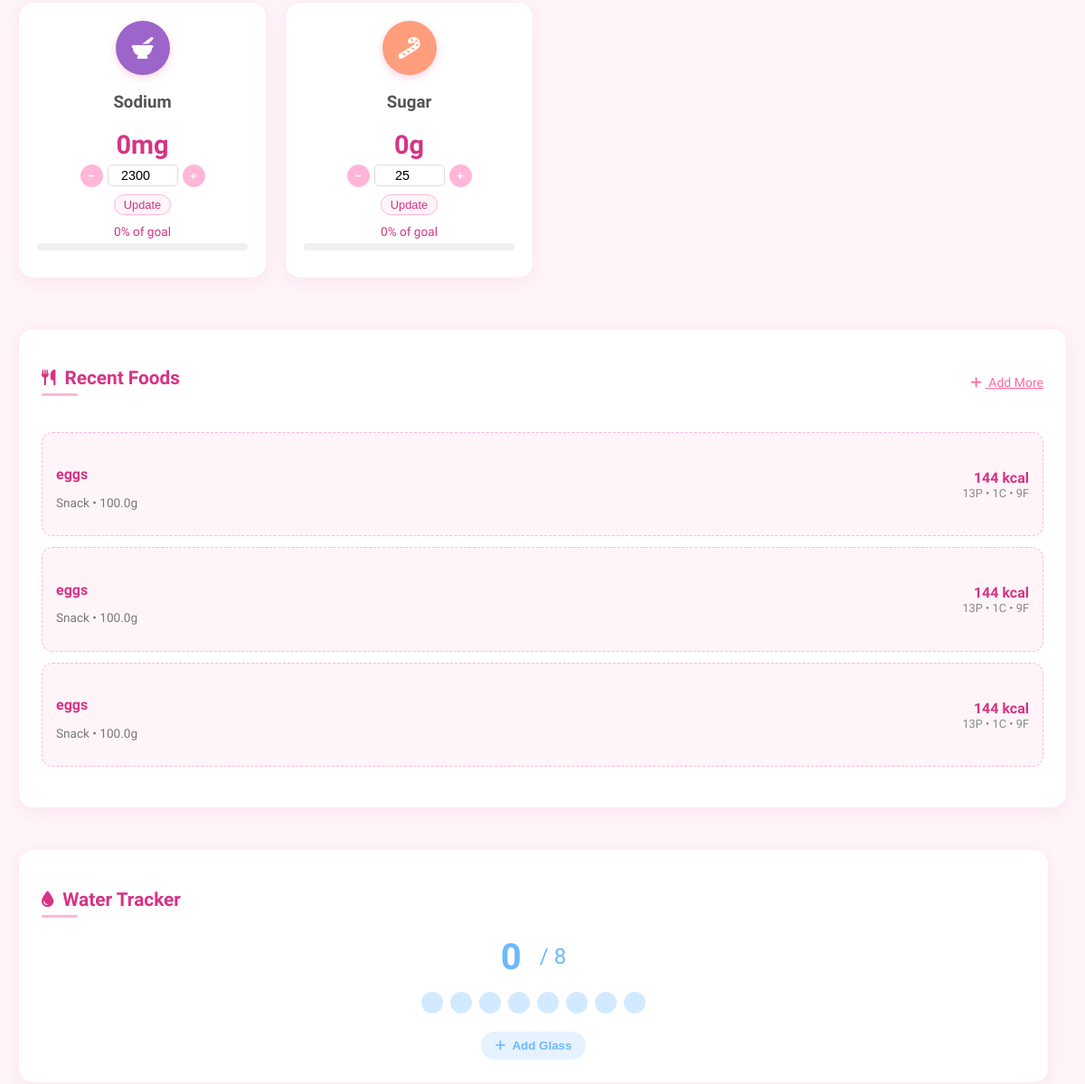
The page /dashboard/ (signed in, middle part) on the database as committed earlier.
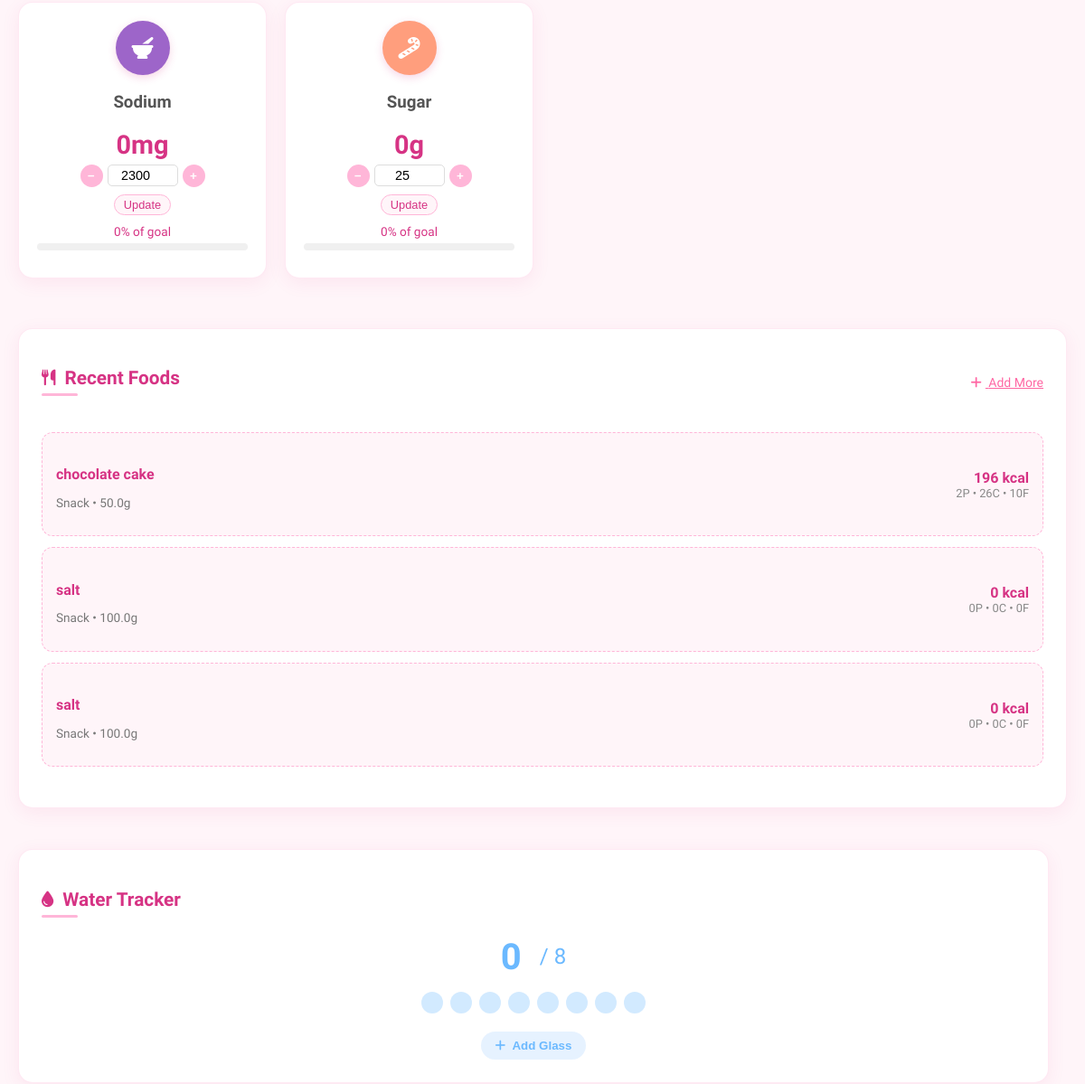
The same page on the database as committed later.
### counter/models.py (models this page shows, shortened)
class FoodLog(models.Model):
    user = models.ForeignKey(settings.AUTH_USER_MODEL, on_delete=models.CASCADE)
    food_name = models.CharField(max_length=255)
    calories = models.FloatField()
    protein = models.FloatField()
    carbs = models.FloatField()
    fat = models.FloatField()
    sodium = models.PositiveIntegerField(default=0)
    sugar = models.PositiveIntegerField(default=0)
    amount = models.FloatField(help_text="Amount in grams")
    meal_time = models.CharField(max_length=20, choices=MEAL_TIME_CHOICES, default='snack')
    date = models.DateTimeField(auto_now_add=True)
    class Meta:
        ordering = ['-date']
        verbose_name = 'Food Log'
        verbose_name_plural = 'Food Logs'

### counter/views.py (the view)
# urls.py: path('dashboard/', views.dashboard_view, name='dashboard'),
@login_required
def dashboard_view(request):
    today = timezone.now().date()
    foods = FoodLog.objects.filter(user=request.user, date__date=today)
    water_intakes = WaterIntake.objects.filter(user=request.user, date__date=today)
    totals = {
        'calories': sum(f.calories for f in foods),
        'protein': sum(f.protein for f in foods),
        'carbs': sum(f.carbs for f in foods),
        'fat': sum(f.fat for f in foods),
        'sodium': sum(f.sodium for f in foods),
        'sugar': sum(f.sugar for f in foods),
        'water': water_intakes.count()
    }
    try:
        profile = request.user.profile
        goals = {
            'calories': profile.calorie_goal,
            'protein': profile.protein_goal,
            'carbs': profile.carb_goal,
            'fat': profile.fat_goal,
            'sodium': profile.sodium_goal,
            'sugar': profile.sugar_goal
        }
    except:
        goals = {
            'calories': 2000,
            'protein': 50,
            'carbs': 300,
            'fat': 70,
            'sodium': 2300,
            'sugar': 25
        }
    percentages = {
        'calories': min(100, int((totals['calories'] / goals['calories']) * 100)) if goals['calories'] else 0,
        'protein': min(100, int((totals['protein'] / goals['protein']) * 100)) if goals['protein'] else 0,
        'carbs': min(100, int((totals['carbs'] / goals['carbs']) * 100)) if goals['carbs'] else 0,
        'fat': min(100, int((totals['fat'] / goals['fat']) * 100)) if goals['fat'] else 0,
        'sodium': min(100, int((totals['sodium'] / goals['sodium']) * 100)) if goals['sodium'] else 0,
        'sugar': min(100, int((totals['sugar'] / goals['sugar']) * 100)) if goals['sugar'] else 0
    }
    return render(request, 'counter/dashboard.html', {
        'totals': totals,
        'goals': goals,
        'percentages': percentages,
        'today': today,
        'recent_foods': FoodLog.objects.filter(user=request.user).order_by('-date')[:3]
    })

### counter/templates/counter/dashboard.html (shortened to what the changed rows need)
{% extends "counter/base.html" %}
{% load static %}
{% block content %}
<link rel="stylesheet" href="https://cdnjs.cloudflare.com/ajax/libs/font-awesome/6.4.0/css/all.min.css">
<div class="main-content">
  <div class="dashboard-container">
    <div style="display: grid; grid-template-columns: 1fr; gap: 1.25rem;">
      <div style="grid-column: span 2;">
        <div class="dashboard-card">
          <div class="flex justify-between items-center mb-4">
            <h2 class="card-title">
              <i class="fas fa-utensils"></i> Recent Foods
            </h2>
          </div>
          <div class="food-list">
            {% for food in recent_foods %}
            <div class="food-item">
              <div class="food-info">
                <h4>{{ food.food_name }}</h4>
                <p>{{ food.meal_time|title }} • {{ food.amount }}g</p>
              </div>
              <div class="food-macros">
                <div class="calories">{{ food.calories|floatformat:0 }} kcal</div>
                <div class="macros">{{ food.protein|floatformat:0 }}P • {{ food.carbs|floatformat:0 }}C • {{ food.fat|floatformat:0 }}F</div>
              </div>
            </div>
            {% empty %}
            <div class="text-center py-3">
              <p>No foods logged yet. Search for foods to get started!</p>
            </div>
            {% endfor %}
          </div>
        </div>
      </div>
      <div style="display: flex; flex-direction: column; gap: 1.25rem;">
        <div class="dashboard-card">
          <h2 class="card-title">
            <i class="fas fa-tint"></i> Water Tracker
          </h2>
          <div class="water-tracker">
            <div class="water-drops">
              {% for i in "12345678" %}
                <div class="water-drop {% if forloop.counter <= totals.water %}filled{% endif %}"></div>
              {% endfor %}
            </div>
          </div>
        </div>
      </div>
    </div>
  </div>
</div>
{% endblock %}

Rows that differ between the two databases and show on the page:
no longer on this page (row unchanged): FoodLog: food_name "eggs", meal_time "Snack", amount "100.0", calories "144", protein "13", carbs "1", fat "9"
no longer on this page (row unchanged): FoodLog: food_name "eggs", meal_time "Snack", amount "100.0", calories "144", protein "13", carbs "1", fat "9"
no longer on this page (row unchanged): FoodLog: food_name "eggs", meal_time "Snack", amount "100.0", calories "144", protein "13", carbs "1", fat "9"
added FoodLog: food_name "chocolate cake", meal_time "Snack", amount "50.0", calories "196", protein "2", carbs "26", fat "10"
added FoodLog: food_name "salt", meal_time "Snack", amount "100.0", calories "0", protein "0", carbs "0", fat "0"
added FoodLog: food_name "salt", meal_time "Snack", amount "100.0", calories "0", protein "0", carbs "0", fat "0"
